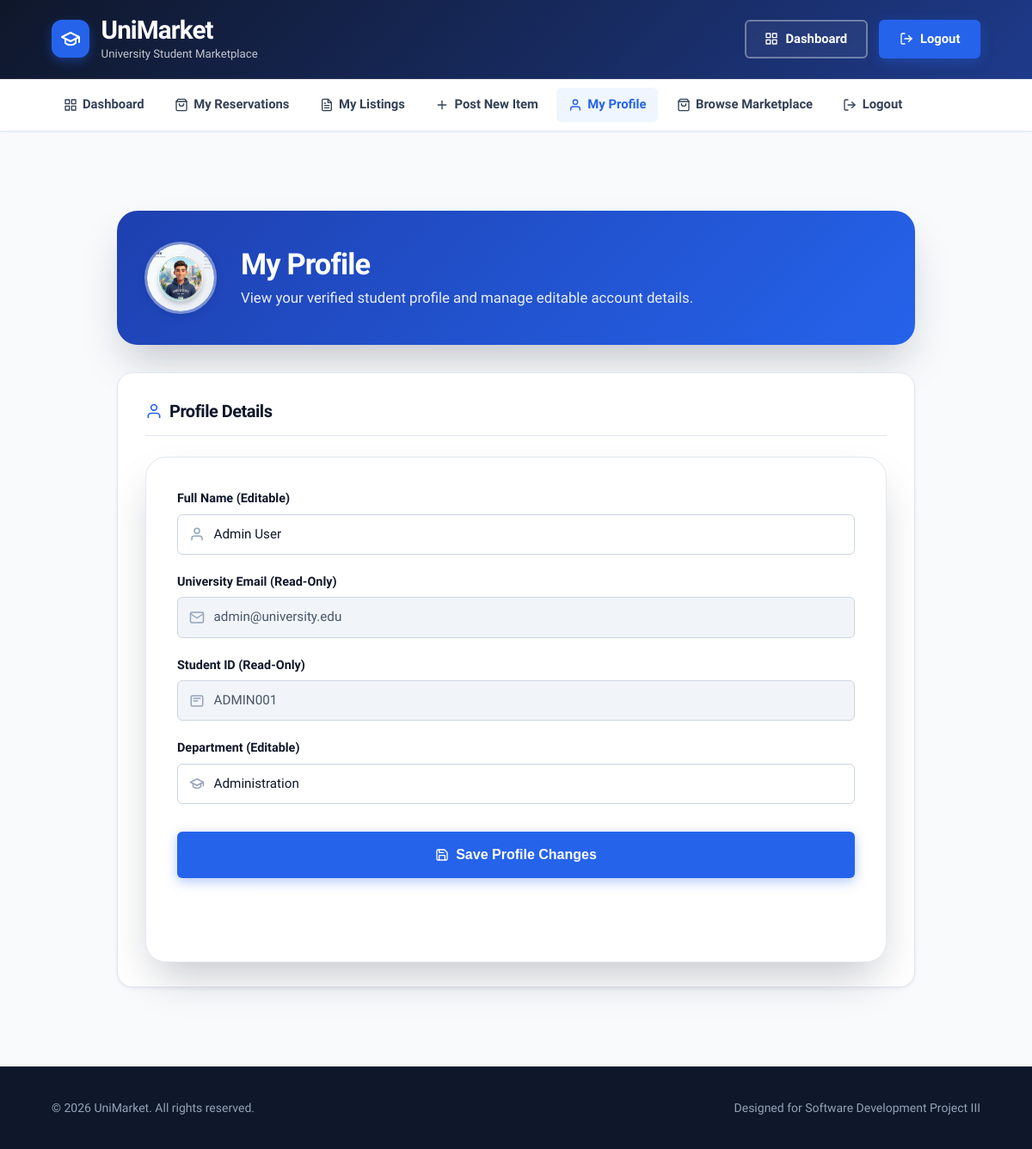
Page /frontend/pages/profile.php (signed in) on the committed database.
### tables this page shows
CREATE TABLE IF NOT EXISTS users (
    user_id INT AUTO_INCREMENT PRIMARY KEY,
    full_name VARCHAR(100) NOT NULL,
    email VARCHAR(100) NOT NULL UNIQUE,
    student_id VARCHAR(20) NOT NULL UNIQUE,
    department VARCHAR(100) NOT NULL,
    password_hash VARCHAR(255) NOT NULL,
    role ENUM('student', 'admin') NOT NULL DEFAULT 'student',
    created_at TIMESTAMP DEFAULT CURRENT_TIMESTAMP
);

### frontend/pages/profile.php (the view, shortened to what this page needs)
<?php
$userId = (int) $_SESSION['user_id'];
$user = [
    'full_name'  => '',
    'email'      => '',
    'student_id' => '',
    'department' => ''
];
$userRecordFound = true;
try {
    $database = new Database();
    $connection = $database->connect();
    $statement = $connection->prepare(
        'SELECT full_name, email, student_id, department FROM users WHERE user_id = :user_id LIMIT 1'
    );
    $statement->execute(['user_id' => $userId]);
    $fetchedUser = $statement->fetch(PDO::FETCH_ASSOC);
    if (is_array($fetchedUser)) {
        $user = array_merge($user, $fetchedUser);
    } else {
        $userRecordFound = false;
        $fetchError = 'Unable to locate user profile record. Please log in again.';
    }
} catch (PDOException $exception) {
    error_log('Profile Fetch Error: ' . $exception->getMessage());
    $userRecordFound = false;
    $fetchError = 'Unable to retrieve user profile information due to a database error.';
}
$fullNameEscaped   = htmlspecialchars((string) ($user['full_name'] ?? $_SESSION['full_name'] ?? 'Student'), ENT_QUOTES, 'UTF-8');
$emailEscaped      = htmlspecialchars((string) ($user['email'] ?? ''), ENT_QUOTES, 'UTF-8');
$studentIdEscaped  = htmlspecialchars((string) ($user['student_id'] ?? ''), ENT_QUOTES, 'UTF-8');
$departmentEscaped = htmlspecialchars((string) ($user['department'] ?? ''), ENT_QUOTES, 'UTF-8');
?>
<!DOCTYPE html>
<html lang="en">
<head>
    <link rel="stylesheet" href="../css/styles.css?v=<?php echo time(); ?>">
</head>
<body>
    <header class="site-header">
        <div class="container header-container">
            <div class="logo-area">
                <div class="logo-badge">
                    <svg width="24" height="24" viewBox="0 0 24 24" fill="none" stroke="currentColor" stroke-width="2" stroke-linecap="round" stroke-linejoin="round" class="svg-icon svg-icon-lg"><path d="M22 10v6M2 10l10-5 10 5-10 5z"/><path d="M6 12v5c3 3 9 3 12 0v-5"/></svg>
                </div>
                <div>
                    <a href="index.php" class="logo">UniMarket</a>
                    <span class="tagline">University Student Marketplace</span>
                </div>
            </div>
            <div class="header-actions">
                <a href="dashboard.php" class="btn-outline">
                    Dashboard
                </a>
                <a href="logout.php" class="btn-primary">
                    <svg width="16" height="16" viewBox="0 0 24 24" fill="none" stroke="currentColor" stroke-width="2" stroke-linecap="round" stroke-linejoin="round" class="svg-icon svg-icon-sm"><path d="M9 21H5a2 2 0 0 1-2-2V5a2 2 0 0 1 2-2h4"/><polyline points="16 17 21 12 16 7"/><line x1="21" y1="12" x2="9" y2="12"/></svg>
                    Logout
                </a>
            </div>
        </div>
    </header>
    <nav class="main-nav" aria-label="Profile Navigation">
        <div class="container">
            <ul id="profile-menu">
                <li>
                    <a href="dashboard.php">
                        Dashboard
                    </a>
                </li>
                <li>
                    <a href="my_orders.php">
                        <svg width="16" height="16" viewBox="0 0 24 24" fill="none" stroke="currentColor" stroke-width="2" stroke-linecap="round" stroke-linejoin="round" class="svg-icon svg-icon-sm"><path d="M6 2L3 6v14a2 2 0 0 0 2 2h14a2 2 0 0 0 2-2V6l-3-4z"/><line x1="3" y1="6" x2="21" y2="6"/><path d="M16 10a4 4 0 0 1-8 0"/></svg>
                        My Reservations
                    </a>
                </li>
                <li>
                    <a href="my_listings.php">
                        My Listings
                    </a>
                </li>
                <li>
                    <a href="create_product.php">
                        <svg width="16" height="16" viewBox="0 0 24 24" fill="none" stroke="currentColor" stroke-width="2" stroke-linecap="round" stroke-linejoin="round" class="svg-icon svg-icon-sm"><line x1="12" y1="5" x2="12" y2="19"/><line x1="5" y1="12" x2="19" y2="12"/></svg>
                        Post New Item
                    </a>
                </li>
                <li>
                    <a href="profile.php" class="active">
                        <svg width="16" height="16" viewBox="0 0 24 24" fill="none" stroke="currentColor" stroke-width="2" stroke-linecap="round" stroke-linejoin="round" class="svg-icon svg-icon-sm"><path d="M20 21v-2a4 4 0 0 0-4-4H8a4 4 0 0 0-4 4v2"/><circle cx="12" cy="7" r="4"/></svg>
                        My Profile
                    </a>
                </li>
                <li>
                    <a href="marketplace.php">
                        <svg width="16" height="16" viewBox="0 0 24 24" fill="none" stroke="currentColor" stroke-width="2" stroke-linecap="round" stroke-linejoin="round" class="svg-icon svg-icon-sm"><path d="M6 2L3 6v14a2 2 0 0 0 2 2h14a2 2 0 0 0 2-2V6l-3-4z"/><line x1="3" y1="6" x2="21" y2="6"/><path d="M16 10a4 4 0 0 1-8 0"/></svg>
                        Browse Marketplace
                    </a>
                </li>
                <li>
                    <a href="logout.php">
                        <svg width="16" height="16" viewBox="0 0 24 24" fill="none" stroke="currentColor" stroke-width="2" stroke-linecap="round" stroke-linejoin="round" class="svg-icon svg-icon-sm"><path d="M9 21H5a2 2 0 0 1-2-2V5a2 2 0 0 1 2-2h4"/><polyline points="16 17 21 12 16 7"/><line x1="21" y1="12" x2="9" y2="12"/></svg>
                        Logout
                    </a>
                </li>
            </ul>
        </div>
    </nav>
    <main class="main-content">
        <div class="dashboard-container">
            <section class="dashboard-header">
                <div class="dashboard-avatar-wrapper">
                    <img src="../images/student-avatar.png" alt="<?php echo $fullNameEscaped; ?> Avatar" class="dashboard-avatar-img">
                </div>
                <div class="dashboard-welcome-text">
                    <h1>My Profile</h1>
                    <p>View your verified student profile and manage editable account details.</p>
                </div>
            </section>
            <section class="dashboard-card">
                <h2>
                    <svg width="20" height="20" viewBox="0 0 24 24" fill="none" stroke="currentColor" stroke-width="2" stroke-linecap="round" stroke-linejoin="round" class="svg-icon" style="color: var(--primary);"><path d="M20 21v-2a4 4 0 0 0-4-4H8a4 4 0 0 0-4 4v2"/><circle cx="12" cy="7" r="4"/></svg>
                    Profile Details
                </h2>
                <form method="POST" action="../../backend/api/update_profile.php" class="registration-form" style="max-width: 100%; margin: 1.5rem 0 0 0;" novalidate>
                    <div class="form-group">
                        <label for="full_name">Full Name (Editable)</label>
                        <div class="input-icon-group">
                            <input
                                type="text"
                                id="full_name"
                                name="full_name"
                                value="<?php echo $fullNameEscaped; ?>"
                                placeholder="Enter your full name"
                                <?php echo $userRecordFound ? 'required' : 'disabled'; ?>>
                        </div>
                    </div>
                    <div class="form-group">
                        <label for="email">University Email (Read-Only)</label>
                        <div class="input-icon-group">
                            <input
                                type="email"
                                id="email"
                                name="email"
                                value="<?php echo $emailEscaped; ?>"
                                readonly
                                style="background-color: var(--gray-100); color: var(--gray-600); cursor: not-allowed;">
                        </div>
                    </div>
                    <div class="form-group">
                        <label for="student_id">Student ID (Read-Only)</label>
                        <div class="input-icon-group">
                            <input
                                type="text"
                                id="student_id"
                                name="student_id"
                                value="<?php echo $studentIdEscaped; ?>"
                                readonly
                                style="background-color: var(--gray-100); color: var(--gray-600); cursor: not-allowed;">
                        </div>
                    </div>
                    <div class="form-group">
                        <label for="department">Department (Editable)</label>
                        <div class="input-icon-group">
                            <input
                                type="text"
                                id="department"
                                name="department"
                                value="<?php echo $departmentEscaped; ?>"
                                placeholder="Enter your department"
                                <?php echo $userRecordFound ? 'required' : 'disabled'; ?>>
                        </div>
                    </div>
                    <div style="margin-top: 1.5rem; display: flex; gap: 1rem; flex-wrap: wrap;">
                        <button type="submit" class="btn-primary" <?php echo !$userRecordFound ? 'disabled' : ''; ?>>
                            Save Profile Changes
                        </button>
                        <a href="dashboard.php" class="btn-outline">
                        </a>
                    </div>
                </form>
            </section>
        </div>
    </main>
    <footer class="site-footer">
        <div class="container">
            <p>© 2026 UniMarket. All rights reserved.</p>
            <p>Designed for Software Development Project III</p>
        </div>
    </footer>
</body>
</html>

### rows in the picture
users: full_name "Admin User", email "admin@university.edu", student_id "ADMIN001", department "Administration"
